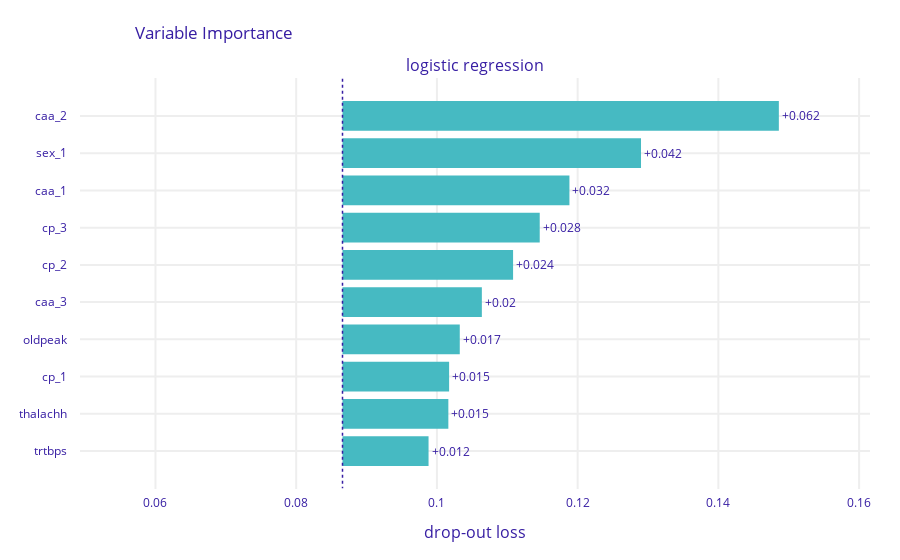

Notebook code for this chart:
### Code cell
pvi_4.plot()

### Figure 1 — Plotly figure (JSON) as saved in the notebook; plotly's stock layout.template omitted (floating-point values rounded to 4 significant figures)
{"data": [{"base": 0.08658, "hoverinfo": "text", "hoverlabel": {"bgcolor": "rgba(0, 0, 0, 0.8)"}, "hovertext": ["Model: logistic regression loss after<br>variable: caa_2 is permuted: 0.149<br>Drop-out loss change: +0.062", "Model: logistic regression loss after<br>variable: sex_1 is permuted: 0.129<br>Drop-out loss change: +0.042", "Model: logistic regression loss after<br>variable: caa_1 is permuted: 0.119<br>Drop-out loss change: +0.032", "Model: logistic regression loss after<br>variable: cp_3 is permuted: 0.115<br>Drop-out loss change: +0.028", "Model: logistic regression loss after<br>variable: cp_2 is permuted: 0.111<br>Drop-out loss change: +0.024", "Model: logistic regression loss after<br>variable: caa_3 is permuted: 0.106<br>Drop-out loss change: +0.02", "Model: logistic regression loss after<br>variable: oldpeak is permuted: 0.103<br>Drop-out loss change: +0.017", "Model: logistic regression loss after<br>variable: cp_1 is permuted: 0.102<br>Drop-out loss change: +0.015", "Model: logistic regression loss after<br>variable: thalachh is permuted: 0.102<br>Drop-out loss change: +0.015", "Model: logistic regression loss after<br>variable: trtbps is permuted: 0.099<br>Drop-out loss change: +0.012"], "marker": {"color": "#46bac2"}, "orientation": "h", "showlegend": false, "text": ["+0.062", "+0.042", "+0.032", "+0.028", "+0.024", "+0.02", "+0.017", "+0.015", "+0.015", "+0.012"], "textposition": "outside", "type": "bar", "x": [0.06201, 0.04242, 0.03225, 0.02803, 0.02424, 0.01981, 0.01667, 0.01515, 0.01504, 0.01223], "xaxis": "x", "y": ["caa_2", "sex_1", "caa_1", "cp_3", "cp_2", "caa_3", "oldpeak", "cp_1", "thalachh", "trtbps"], "yaxis": "y"}], "layout": {"annotations": [{"font": {"size": 16}, "showarrow": false, "text": "logistic regression", "x": 0.5, "xanchor": "center", "xref": "paper", "y": 1, "yanchor": "bottom", "yref": "paper"}, {"font": {"size": 16}, "showarrow": false, "text": "drop-out loss", "x": 0.5, "xanchor": "center", "xref": "paper", "y": 0, "yanchor": "top", "yref": "paper", "yshift": -30}], "autosize": true, "font": {"color": "#371ea3"}, "margin": {"b": 71, "r": 30, "t": 78}, "shapes": [{"line": {"color": "#371ea3", "dash": "dot", "width": 1.5}, "type": "line", "x0": 0.08658, "x1": 0.08658, "xref": "x", "y0": -1, "y1": 10, "yref": "y"}], "title": {"text": "Variable Importance", "x": 0.15}, "xaxis": {"anchor": "y", "automargin": true, "domain": [0, 1], "fixedrange": true, "gridwidth": 2, "range": [0.04927, 0.1615], "tickcolor": "white", "ticklen": 3, "ticks": "outside", "type": "linear", "zeroline": false}, "yaxis": {"anchor": "x", "automargin": true, "autorange": true, "domain": [0, 1], "fixedrange": true, "gridwidth": 2, "range": [10.04, -1.035], "tickcolor": "white", "ticklen": 10, "ticks": "outside", "type": "category"}}}
